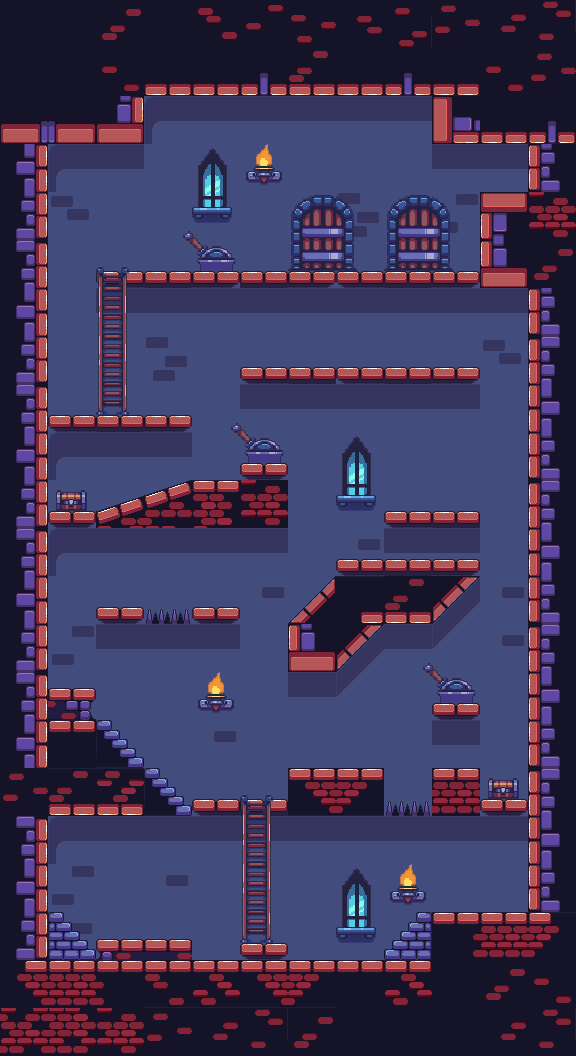

Tiled map render using the project's own tile images. Description and the map definition, with tile-layer contents summarised, below:
An orthogonal 12x22 tile map with 48x48 px tiles, 8 tile layers (Background_1, Background_2, Wall, Trap, ...) and 25 objects.

<map version="1.5" tiledversion="1.7.2" orientation="orthogonal" renderorder="right-down" width="12" height="22" tilewidth="48" tileheight="48" infinite="0" nextlayerid="14" nextobjectid="77">
 <tileset firstgid="1" source="Image.tsx" />
 <layer id="2" name="Background_1" width="12" height="22">
  <data>[264 cells, 264 non-empty, 6 distinct tile ids]</data>
 </layer>
 <layer id="6" name="Background_2" width="12" height="22">
  <data>[264 cells, 63 non-empty, 7 distinct tile ids]</data>
 </layer>
 <layer id="3" name="Wall" width="12" height="22">
  <data>[264 cells, 145 non-empty, 51 distinct tile ids]</data>
 </layer>
 <objectgroup id="13" name="Wall Physics">
  <object id="20" x="0" y="960" width="575" height="95" />
  <object id="24" x="192" y="800" width="94" height="13" />
  <object id="28" x="-1" y="286" width="47" height="528" />
  <object id="43" x="0" y="141.333" width="45.3333" height="145.333" />
  <object id="45" x="0.666667" y="73">
   <polygon points="0,0 -0.666667,71 143.333,71 143.333,23 431.333,23 431.333,71 527.333,71 527.333,119 479.333,119 479.333,215 575.333,215 575.333,-25 -0.666667,-25" />
  </object>
  <object id="46" x="288" y="768" width="95.3333" height="46.6667" />
  <object id="49" x="46.6667" y="688">
   <polygon points="0,0 48,0 49.3333,1.33333 49.3333,11.3333 45.3333,16 45.6667,26 49.3333,32 65.697,32 65.5152,41.8182 73.5152,41.8182 73.5152,50.7273 81.1515,50.7273 81.1515,59.6364 88.7879,59.6364 89.1515,68.3636 96.9697,68.9091 97.3333,80.1818 112.97,80.1818 112.97,89.8182 120.97,89.8182 121.152,98.5455 129.333,99.4545 129.333,106.909 137.333,109.091 137.333,116.545 144.242,116.909 145.152,117.455 145.333,128 1.33333,128" />
  </object>
  <object id="50" x="432" y="768">
   <polygon points="0,0 48,0 47.6667,31 96,31.3333 96,48 0,48" />
  </object>
  <object id="51" x="432.333" y="703">
   <polygon points="0,0 0,13.3333 47.6667,13 48,0.333333" />
  </object>
  <object id="52" x="288" y="624">
   <polygon points="0,0 48,-48 48.3333,-65 191.333,-64.6667 192,-48 144,0 96,0 48,48 0,48 0,0" />
  </object>
  <object id="53" x="384" y="523.333">
   <polygon points="0,0 96,0 96.3333,-12 0.333333,-12" />
  </object>
  <object id="54" x="49.3333" y="511.333">
   <polygon points="0,0 46.6667,0 142.667,-31.3333 238.667,-31.3333 238.667,16.6667 -1.33333,16.6667" />
  </object>
  <object id="55" x="240.667" y="463.333">
   <polygon points="0,0 0,12 47,12 47.3333,0.333333" />
  </object>
  <object id="56" x="192.333" y="427.333">
   <polygon points="0,0 -146,0.333333 -145.667,-11 0.666667,-11" />
  </object>
  <object id="57" x="239.667" y="367">
   <polygon points="0,0 240.333,-0.333333 239,16.6667 0,16.6667" />
  </object>
  <object id="60" x="96.6667" y="272.333">
   <polygon points="0,0 382.333,0.333333 382.667,12 0,11.6667" />
  </object>
  <object id="61" x="384" y="959.375">
   <polygon points="0,0 0.125,-10.375 7.875,-10.25 8,-19.125 15.875,-19.5 16.5,-28 23.75,-28.25 24,-37.125 32.75,-37.25 32.75,-0.25" />
  </object>
  <object id="62" x="47" y="911.5">
   <polygon points="0,0 17,1 17.25,10.25 24.75,11 24.25,18.25 31.75,20.5 32.25,26.5 40.5,29.75 40.5,36.5 47.25,37.5 49,47.75 0.25,48" />
  </object>
  <object id="63" x="383" y="814.5">
   <polygon points="0,0 48,0.5 48,-4 0.5,-5.5" />
  </object>
  <object id="65" x="-0.333333" y="814.667">
   <polygon points="0,0 48.3333,1.33333 48.3333,145.333 0.333333,145.333" />
  </object>
  <object id="67" x="95.6667" y="940.333">
   <polygon points="0,0 95.3333,0 96.3333,19.6667 0.333333,19.6667" />
  </object>
  <object id="72" x="240" y="943.5">
   <polygon points="0,0 46.5,0 48,16.5 0,16.5" />
  </object>
  <object id="73" x="416.625" y="912.375">
   <polygon points="0,0 -0.25,21 15.5,37.5 15.375,-0.375" />
  </object>
  <object id="75" x="432" y="912">
   <polygon points="0,0 96,0 93.5,30.5 2,44.5" />
  </object>
  <object id="76" x="528" y="288">
   <polygon points="0,0 0,624 27,614 18.5,23.5" />
  </object>
 </objectgroup>
 <layer id="5" name="Trap" width="12" height="22">
  <data>[264 cells, 2 non-empty, 1 distinct tile ids]</data>
 </layer>
 <layer id="4" name="Door" width="12" height="22">
  <data>[264 cells, 8 non-empty, 4 distinct tile ids]</data>
 </layer>
 <layer id="7" name="Button" width="12" height="22">
  <data>[264 cells, 12 non-empty, 4 distinct tile ids]</data>
 </layer>
 <layer id="9" name="Treasure" width="12" height="22">
  <data>[264 cells, 2 non-empty, 1 distinct tile ids]</data>
 </layer>
 <layer id="10" name="Ladder" width="12" height="22">
  <data>[264 cells, 8 non-empty, 3 distinct tile ids]</data>
 </layer>
</map>